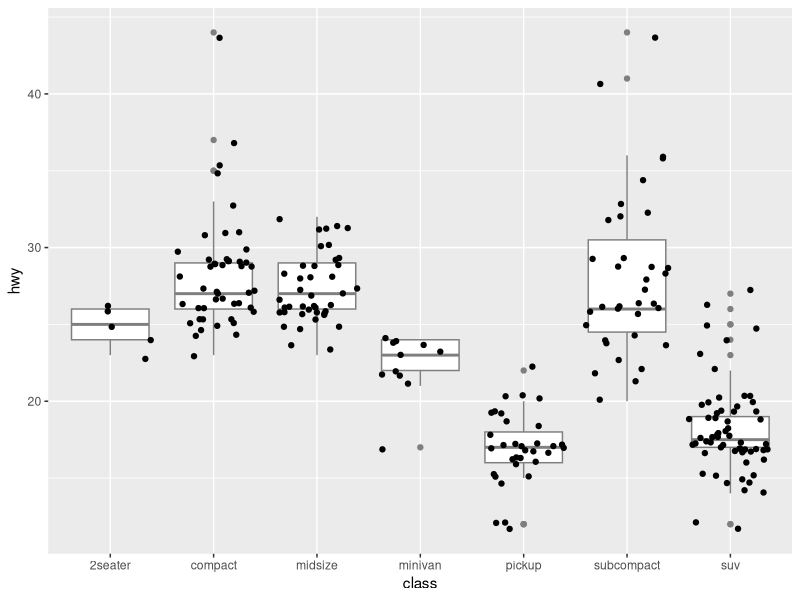
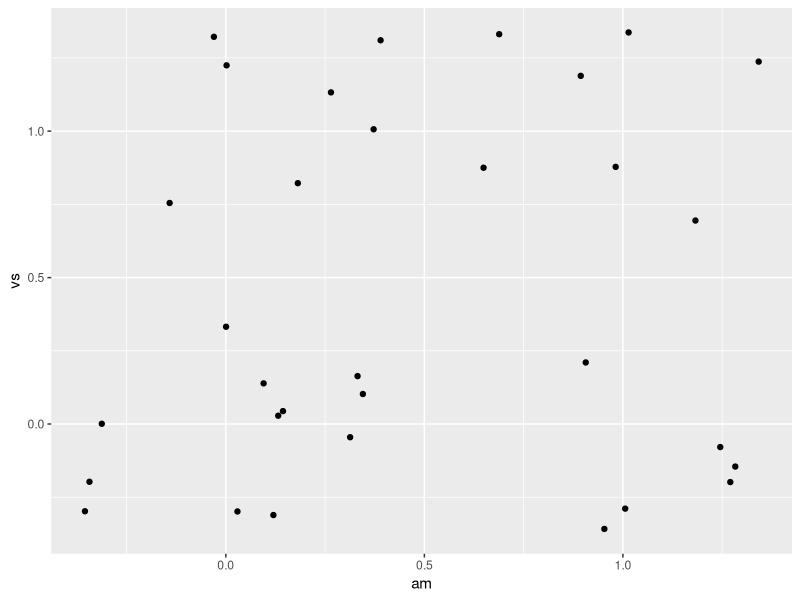
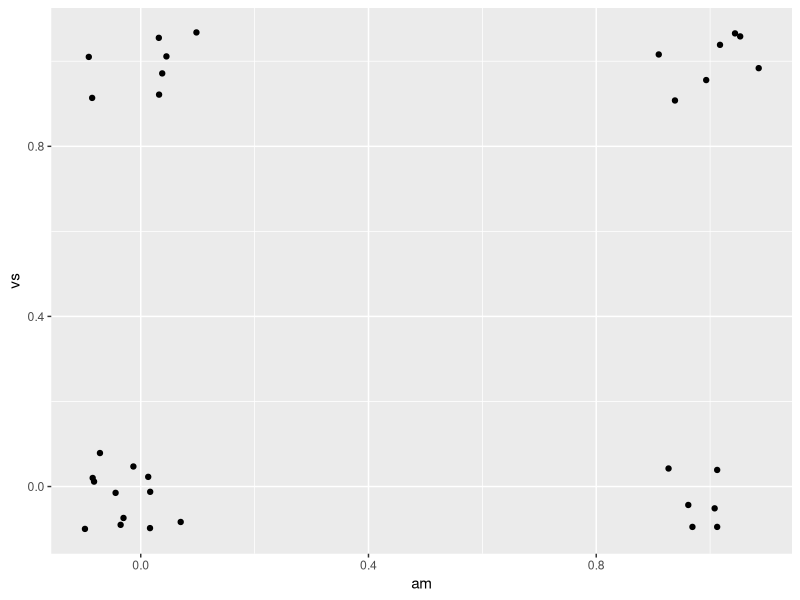
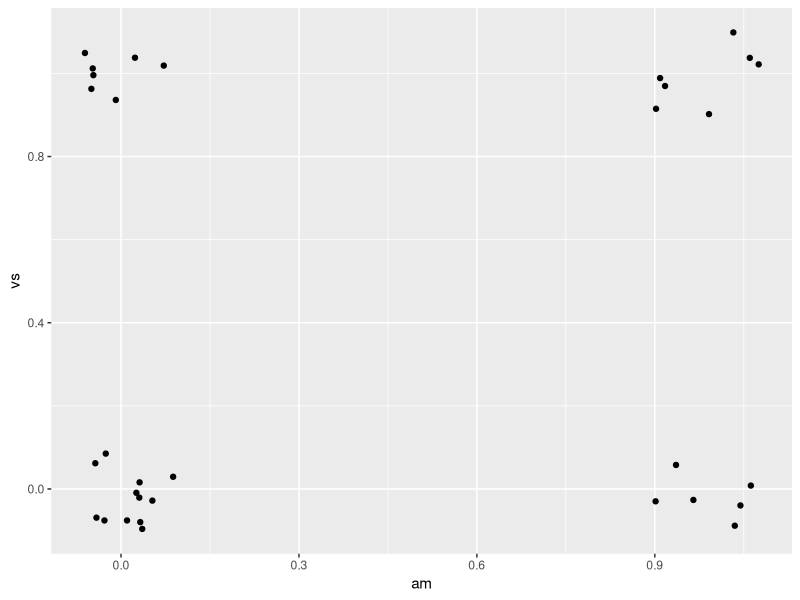
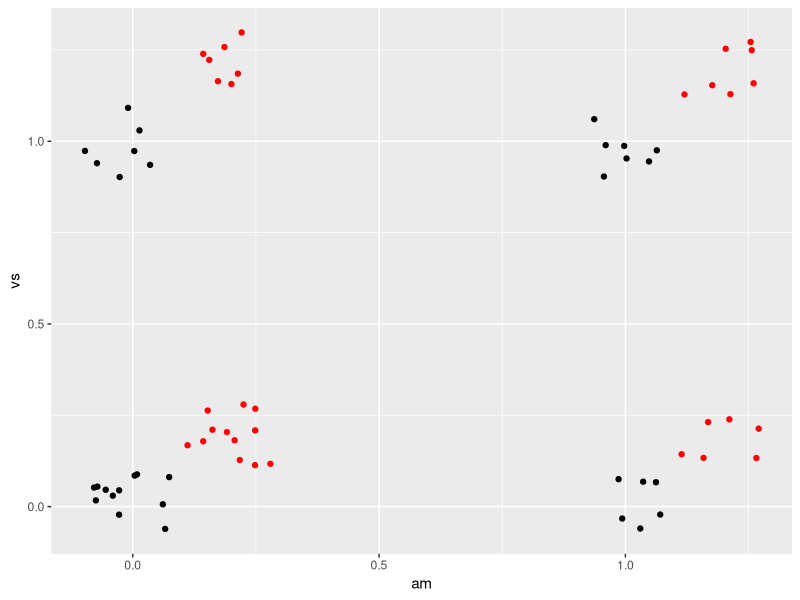

Source code (R) for these figures, in order:
library(ggplot2)


### Name: position_jitter
### Title: Jitter points to avoid overplotting
### Aliases: position_jitter

### ** Examples

# Jittering is useful when you have a discrete position, and a relatively
# small number of points
# take up as much space as a boxplot or a bar
ggplot(mpg, aes(class, hwy)) +
  geom_boxplot(colour = "grey50") +
  geom_jitter()

# If the default jittering is too much, as in this plot:
ggplot(mtcars, aes(am, vs)) +
  geom_jitter()

# You can adjust it in two ways
ggplot(mtcars, aes(am, vs)) +
  geom_jitter(width = 0.1, height = 0.1)
ggplot(mtcars, aes(am, vs)) +
  geom_jitter(position = position_jitter(width = 0.1, height = 0.1))

# Create a jitter object for reproducible jitter:
jitter <- position_jitter(width = 0.1, height = 0.1)
ggplot(mtcars, aes(am, vs)) +
  geom_point(position = jitter) +
  geom_point(position = jitter, color = "red", aes(am + 0.2, vs + 0.2))
